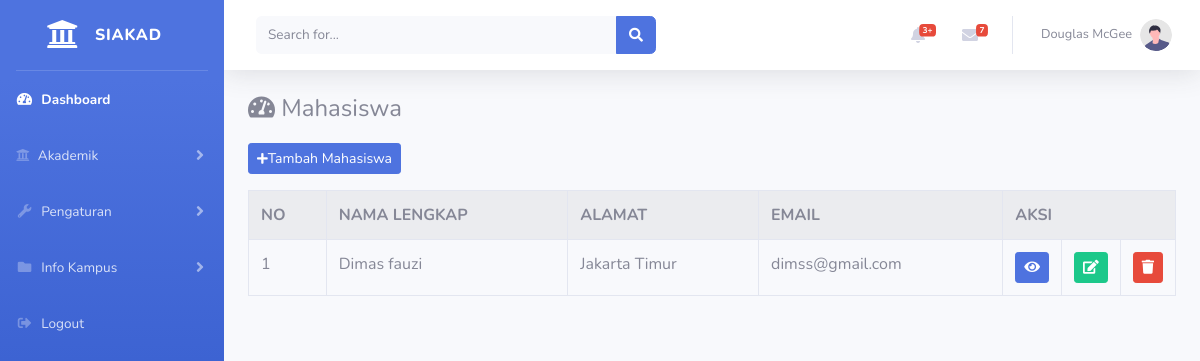
The page /index.php/administrator/mahasiswa on the database as committed earlier.
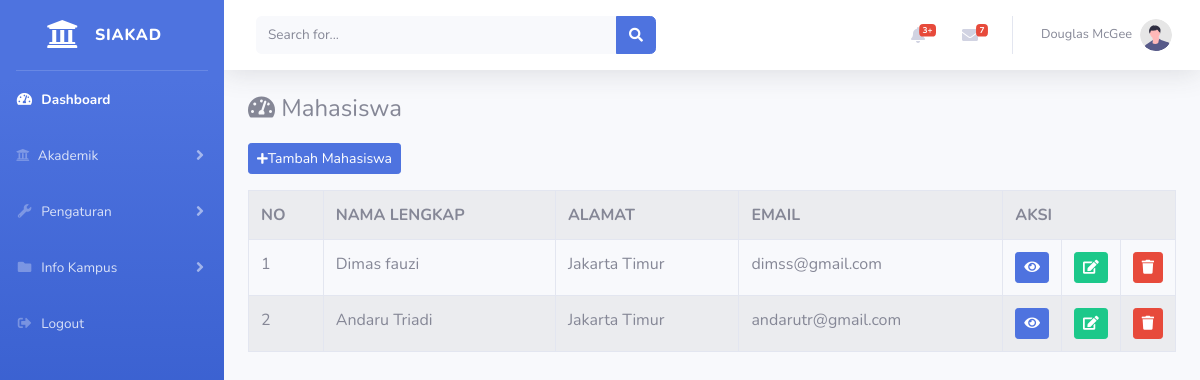
The same page on the database as committed later.
### tables this page shows
CREATE TABLE `mahasiswa` (
  `id` int(11) NOT NULL,
  `nim` varchar(11) NOT NULL,
  `nama_lengkap` varchar(120) NOT NULL,
  `alamat` varchar(255) NOT NULL,
  `email` varchar(20) NOT NULL,
  `telepon` varchar(20) NOT NULL,
  `tempat_lahir` varchar(120) NOT NULL,
  `tanggal_lahir` date NOT NULL,
  `jenis_kelamin` varchar(120) NOT NULL,
  `nama_prodi` varchar(120) NOT NULL,
  `photo` varchar(255) NOT NULL
);

### application/controllers/administrator/mahasiswa.php (called while the page is built, shortened)
<?php
class Mahasiswa extends CI_Controller{
	public function index(){
		$data['mahasiswa'] = $this->mahasiswa_model->tampil_data('mahasiswa')->result();
		$data['prodi'] = $this->prodi_model->tampil_data('prodi')->result();
		$this->load->view('templates_administrator/header');
		$this->load->view('templates_administrator/sidebar');
		$this->load->view('administrator/mahasiswa', $data);
		$this->load->view('templates_administrator/footer');
	}
}

### index.php (called while the page is built, shortened)
<?php
require_once BASEPATH.'core/CodeIgniter.php';

### application/models/mahasiswa_model.php (called while the page is built, shortened)
<?php
class Mahasiswa_model extends CI_Model{
	public function tampil_data($table){
		return $this->db->get($table);
	}
}

### application/views/administrator/mahasiswa.php (the view, shortened to what this page needs)
<div class="container-fluid">
	<h4>
        <i class="fas fa-tachometer-alt mb-3"></i> Mahasiswa
    </h4>
    <a href="<?= base_url('administrator/mahasiswa/tambah_mahasiswa') ?>" class="btn btn-sm btn-primary mb-3"><i class="fas fa-sm fa-plus"></i>Tambah Mahasiswa</a>
	<table class="table table-bordered table-striped table-hover">
		<tr>
			<th>NO</th>
			<th>NAMA LENGKAP</th>
			<th>ALAMAT</th>
			<th>EMAIL</th>
			<th colspan="3">AKSI</th>
		</tr>
		<?php
		$i = 1;
		foreach($mahasiswa as $mhs) : ?>
		<tr>
			<td><?= $i++ ?></td>
			<td><?= $mhs->nama_lengkap ?></td>
			<td><?= $mhs->alamat ?></td>
			<td><?= $mhs->email ?></td>
			<td width="20px">
    			<a href="<?= base_url('administrator/mahasiswa/detail/').$mhs->id ?>" class="btn btn-sm btn-primary"><i class="fa fa-eye"></i></a>
    		</td>
			<td width="20px">
    			<a href="<?= base_url('administrator/mahasiswa/update/').$mhs->id ?>" class="btn btn-sm btn-success"><i class="fa fa-edit"></i></a>
    		</td>
    		<td width="20px">
    			<a href="<?= base_url('administrator/mahasiswa/delete/').$mhs->id ?>" class="btn btn-sm btn-danger"><i class="fa fa-trash"></i></a>
    		</td>
		</tr>
		<?php endforeach; ?>
	</table>
</div>

### application/views/templates_administrator/header.php (shortened to what this page needs)
<!DOCTYPE html>
<html lang="en">
<head>
    <link href="<?= base_url('assets/vendor/fontawesome-free/css/all.min.css') ?>" rel="stylesheet" type="text/css">
    <link href="<?= base_url('assets/css/sb-admin-2.min.css') ?>" rel="stylesheet">
</head>

### application/views/templates_administrator/sidebar.php (shortened to what this page needs)
<body id="page-top">
    <div id="wrapper">
        <ul class="navbar-nav bg-gradient-primary sidebar sidebar-dark accordion" id="accordionSidebar">
            <a class="sidebar-brand d-flex align-items-center justify-content-center" href="<?= base_url('administrator/dashboard') ?>">
                <div class="sidebar-brand-icon">
                    <i class="fas fa-university"></i>
                </div>
                <div class="sidebar-brand-text mx-3">SIAKAD</div>
            </a>
            <hr class="sidebar-divider my-0">
            <li class="nav-item active">
                <a class="nav-link" href="index.html">
                    <i class="fas fa-fw fa-tachometer-alt"></i>
                    <span>Dashboard</span></a>
            </li>
            <li class="nav-item">
                <a class="nav-link collapsed" href="#" data-toggle="collapse" data-target="#collapseTwo"
                    aria-expanded="true" aria-controls="collapseTwo">
                    <i class="fas fa-university fa-cog"></i>
                    <span>Akademik</span>
                </a>
            </li>
            <li class="nav-item">
                <a class="nav-link collapsed" href="#" data-toggle="collapse" data-target="#collapseUtilities"
                    aria-expanded="true" aria-controls="collapseUtilities">
                    <i class="fas fa-fw fa-wrench"></i>
                    <span>Pengaturan</span>
                </a>
            </li>
            <li class="nav-item">
                <a class="nav-link collapsed" href="#" data-toggle="collapse" data-target="#collapsePages"
                    aria-expanded="true" aria-controls="collapsePages">
                    <i class="fas fa-fw fa-folder"></i>
                    <span>Info Kampus</span>
                </a>
            </li>
            <li class="nav-item">
                <a class="nav-link" href="<?= base_url('administrator/auth/logout') ?>">
                    <i class="fas fa-fw fa-sign-out-alt"></i>
                    <span>Logout</span></a>
            </li>
        </ul>
        <div id="content-wrapper" class="d-flex flex-column">
            <div id="content">
                <nav class="navbar navbar-expand navbar-light bg-white topbar mb-4 static-top shadow">
                    <form
                        class="d-none d-sm-inline-block form-inline mr-auto ml-md-3 my-2 my-md-0 mw-100 navbar-search">
                        <div class="input-group">
                            <input type="text" class="form-control bg-light border-0 small" placeholder="Search for..."
                                aria-label="Search" aria-describedby="basic-addon2">
                            <div class="input-group-append">
                                <button class="btn btn-primary" type="button">
                                    <i class="fas fa-search fa-sm"></i>
                                </button>
                            </div>
                        </div>
                    </form>
                    <ul class="navbar-nav ml-auto">
                        <li class="nav-item dropdown no-arrow mx-1">
                            <a class="nav-link dropdown-toggle" href="#" id="alertsDropdown" role="button"
                                data-toggle="dropdown" aria-haspopup="true" aria-expanded="false">
                                <i class="fas fa-bell fa-fw"></i>
                                <span class="badge badge-danger badge-counter">3+</span>
                            </a>
                        </li>
                        <li class="nav-item dropdown no-arrow mx-1">
                            <a class="nav-link dropdown-toggle" href="#" id="messagesDropdown" role="button"
                                data-toggle="dropdown" aria-haspopup="true" aria-expanded="false">
                                <i class="fas fa-envelope fa-fw"></i>
                                <span class="badge badge-danger badge-counter">7</span>
                            </a>
                        </li>
                        <li class="nav-item dropdown no-arrow">
                            <a class="nav-link dropdown-toggle" href="#" id="userDropdown" role="button"
                                data-toggle="dropdown" aria-haspopup="true" aria-expanded="false">
                                <span class="mr-2 d-none d-lg-inline text-gray-600 small">Douglas McGee</span>
                                <img class="img-profile rounded-circle"
                                    src="img/undraw_profile.svg">
                            </a>
                        </li>
                    </ul>
                </nav>

### application/views/templates_administrator/footer.php (shortened to what this page needs)
        </div>
    </div>
</body>
</html>

Rows that differ between the two databases and show on the page:
added mahasiswa: nama_lengkap "Andaru Triadi", alamat "Jakarta Timur", email "andarutr@gmail.com"
